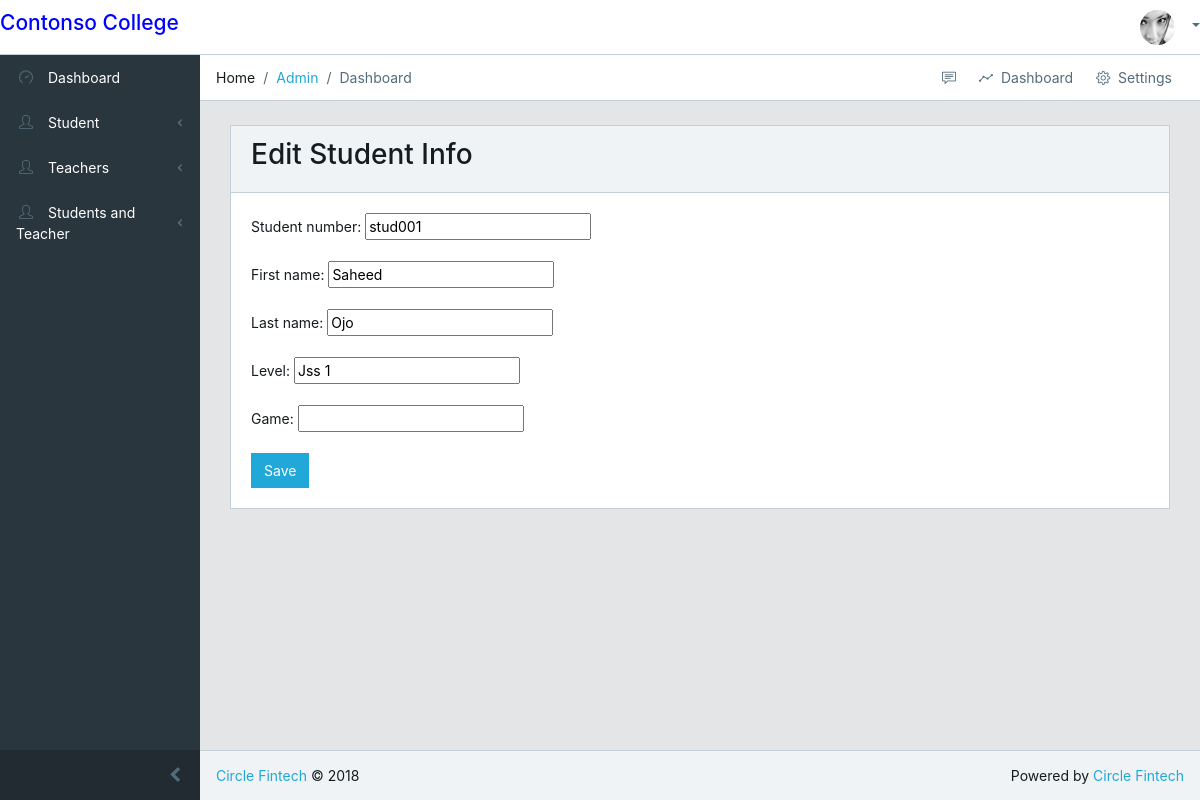
The page /students/edit/13 on the database as committed earlier.
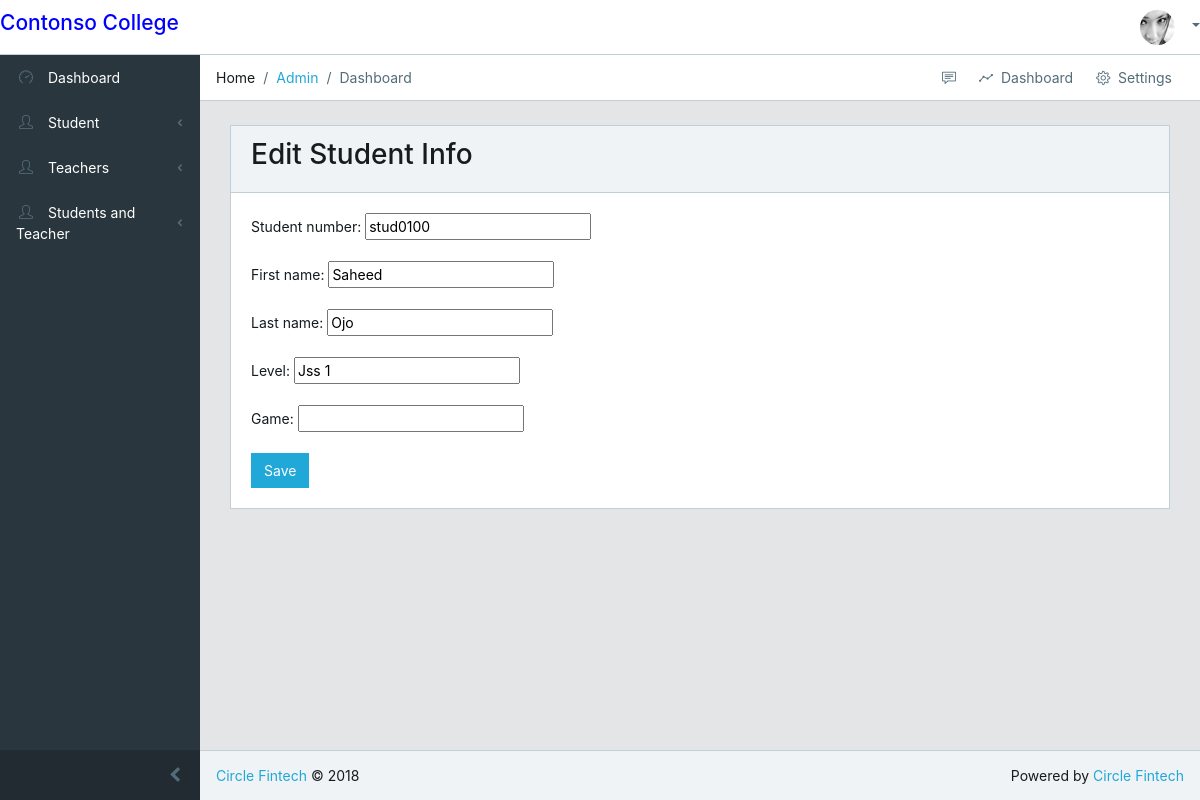
The same page on the database as committed later.
### students/models.py (models this page shows, shortened)
class StudentInfo(models.Model):
    student_number = models.CharField(max_length=8)
    first_name = models.CharField(max_length=50)
    last_name = models.CharField(max_length=50)
    level = models.CharField(max_length=5, null=False)
    game = models.CharField(max_length=50, blank=True, null=True)

### students/views.py (the view)
# urls.py: path('edit/<int:pk>', views.edit_student, name='edit_student'),
def edit_student(request, pk):
    student_edit = StudentInfo.objects.get(id=pk)
    edit_forms = CreateStudent(instance=student_edit)
    if request.method == "POST":
        edit_forms = CreateStudent(request.POST, instance=student_edit)
        if edit_forms.is_valid():
            edit_forms.save()
            messages.success(request, "Edit Student Info Successfully!")
            return redirect("student_list")
    context = {
        "edit_forms": edit_forms
    }
    return render(request, "students/edit_student.html", context)

### students/forms.py
class CreateStudent(forms.ModelForm):
    class Meta:
        model = StudentInfo
        exclude = ("student_img", "fathers_img", "mothers_img", )
        widgets = {
            'Student Number': forms.TextInput(attrs={'class': 'form-control', 'placeholder': 'Ex: 2018-2020'}),
            'First Name': forms.TextInput(attrs={'class': 'form-control', 'placeholder': 'Ex: Boluwatife'}),
            'Last Name': forms.TextInput(attrs={'class': 'form-control', 'placeholder': 'Ex: Odedeyi'}),
            'Level': forms.TextInput(attrs={'class': 'form-control', 'placeholder': 'Ex: jss1'}),
        }

### templates/students/edit_student.html (shortened to what this page needs)
{% extends 'base/base.html' %}
{% load static %}
{% block content %}
<div class="card">
    <div class="card-header">
        <h2>Edit Student Info</h2>
    </div>
    <div class="card-body">
        <form action="" method="POST">
        {{ edit_forms.as_p }}
        <button type="submit" class="btn btn-primary">Save</button>
        </form>
    </div>
</div>
{% endblock %}

Rows that differ between the two databases and show on the page:
changed StudentInfo "Saheed": student_number "stud001" → "stud0100"
